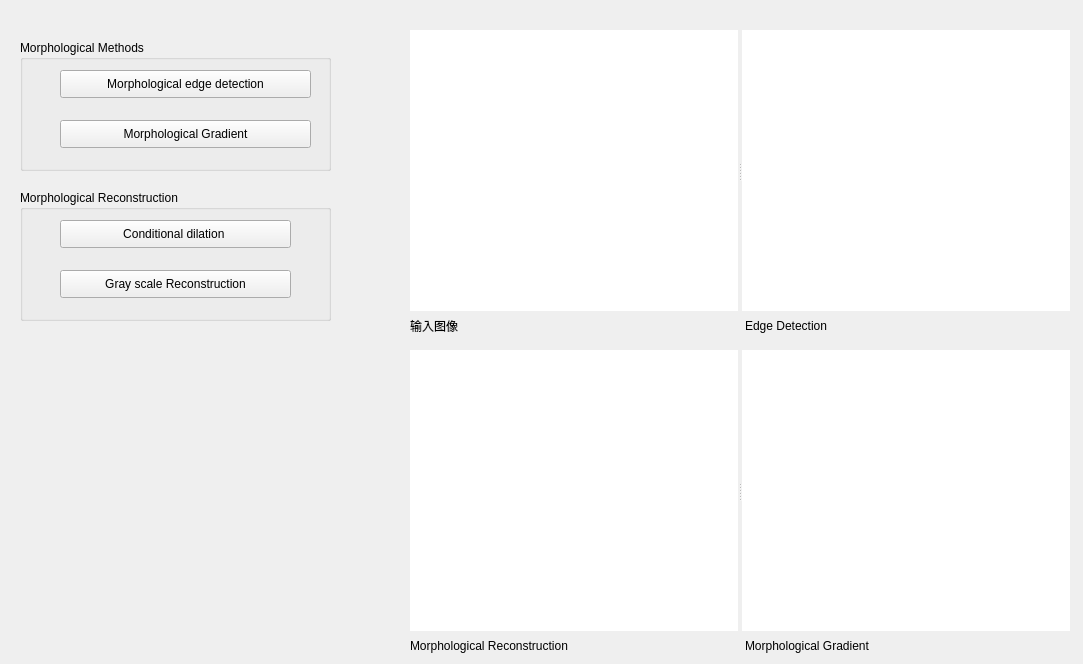
    <widget class="QWidget" name="page_5">
     <widget class="QWidget" name="layoutWidget_7">
      <property name="geometry">
       <rect>
        <x>410</x>
        <y>30</y>
        <width>664</width>
        <height>305</height>
       </rect>
      </property>
      <layout class="QGridLayout" name="displayLayout_35">
       <item row="0" column="0" colspan="2">
        <widget class="QSplitter" name="splitter_12">
         <property name="orientation">
          <enum>Qt::Horizontal</enum>
         </property>
         <widget class="QLabel" name="inImage_5">
          <property name="minimumSize">
           <size>
            <width>328</width>
            <height>281</height>
           </size>
          </property>
          <property name="maximumSize">
           <size>
            <width>328</width>
            <height>281</height>
           </size>
          </property>
          <property name="styleSheet">
           <string notr="true">background-color: rgb(255, 255, 255);</string>
          </property>
          <property name="text">
           <string/>
          </property>
         </widget>
         <widget class="QLabel" name="EDShow">
          <property name="minimumSize">
           <size>
            <width>328</width>
            <height>281</height>
           </size>
          </property>
          <property name="maximumSize">
           <size>
            <width>328</width>
            <height>281</height>
           </size>
          </property>
          <property name="styleSheet">
           <string notr="true">background-color: rgb(255, 255, 255);</string>
          </property>
          <property name="text">
           <string/>
          </property>
         </widget>
        </widget>
       </item>
       <item row="1" column="0">
        <widget class="QLabel" name="inText_6">
         <property name="text">
          <string>输入图像</string>
         </property>
        </widget>
       </item>
       <item row="1" column="1">
        <widget class="QLabel" name="biOperatorText_4">
         <property name="text">
          <string>Edge Detection</string>
         </property>
        </widget>
       </item>
      </layout>
     </widget>
     <widget class="QWidget" name="layoutWidget_8">
      <property name="geometry">
       <rect>
        <x>410</x>
        <y>350</y>
        <width>664</width>
        <height>305</height>
       </rect>
      </property>
      <layout class="QGridLayout" name="displayLayout_36">
       <item row="0" column="0" colspan="2">
        <widget class="QSplitter" name="splitter_13">
         <property name="orientation">
          <enum>Qt::Horizontal</enum>
         </property>
         <widget class="QLabel" name="reconstructionShow">
          <property name="minimumSize">
           <size>
            <width>328</width>
            <height>281</height>
           </size>
          </property>
          <property name="maximumSize">
           <size>
            <width>328</width>
            <height>281</height>
           </size>
          </property>
          <property name="styleSheet">
           <string notr="true">background-color: rgb(255, 255, 255);</string>
          </property>
          <property name="text">
           <string/>
          </property>
         </widget>
         <widget class="QLabel" name="gradientShow">
          <property name="minimumSize">
           <size>
            <width>328</width>
            <height>281</height>
           </size>
          </property>
          <property name="maximumSize">
           <size>
            <width>328</width>
            <height>281</height>
           </size>
          </property>
          <property name="styleSheet">
           <string notr="true">background-color: rgb(255, 255, 255);</string>
          </property>
          <property name="text">
           <string/>
          </property>
         </widget>
        </widget>
       </item>
       <item row="1" column="0">
        <widget class="QLabel" name="inText_7">
         <property name="text">
          <string>Morphological Reconstruction</string>
         </property>
        </widget>
       </item>
       <item row="1" column="1">
        <widget class="QLabel" name="inText_8">
         <property name="text">
          <string>Morphological Gradient</string>
         </property>
        </widget>
       </item>
      </layout>
     </widget>
     <widget class="QGroupBox" name="groupBox_6">
      <property name="geometry">
       <rect>
        <x>20</x>
        <y>40</y>
        <width>311</width>
        <height>131</height>
       </rect>
      </property>
      <property name="title">
       <string>Morphological Methods</string>
      </property>
      <widget class="QPushButton" name="edgeDetectButton">
       <property name="geometry">
        <rect>
         <x>40</x>
         <y>30</y>
         <width>251</width>
         <height>28</height>
        </rect>
       </property>
       <property name="text">
        <string>Morphological edge detection</string>
       </property>
      </widget>
      <widget class="QPushButton" name="gradientButton">
       <property name="geometry">
        <rect>
         <x>40</x>
         <y>80</y>
         <width>251</width>
         <height>28</height>
        </rect>
       </property>
       <property name="text">
        <string>Morphological Gradient</string>
       </property>
      </widget>
     </widget>
     <widget class="QGroupBox" name="groupBox_7">
      <property name="geometry">
       <rect>
        <x>20</x>
        <y>190</y>
        <width>311</width>
        <height>131</height>
       </rect>
      </property>
      <property name="title">
       <string>Morphological Reconstruction</string>
      </property>
      <widget class="QPushButton" name="conDilationButton">
       <property name="geometry">
        <rect>
         <x>40</x>
         <y>30</y>
         <width>231</width>
         <height>28</height>
        </rect>
       </property>
       <property name="text">
        <string>Conditional dilation </string>
       </property>
      </widget>
      <widget class="QPushButton" name="reconstructionButton">
       <property name="geometry">
        <rect>
         <x>40</x>
         <y>80</y>
         <width>231</width>
         <height>28</height>
        </rect>
       </property>
       <property name="text">
        <string>Gray scale Reconstruction</string>
       </property>
      </widget>
     </widget>
    </widget>
